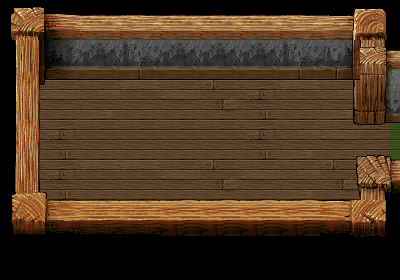

Below is a game level as drawn by its tile map, then a one-line description and the .tmx that defines it (tile-layer data replaced by summaries):
An orthogonal 10x7 tile map with 40x40 px tiles, 2 tile layers (Tile Layer 1, Tile Layer 2).

<map version="1.0" orientation="orthogonal" width="10" height="7" tilewidth="40" tileheight="40">
 <tileset firstgid="1" name="tileset2" tilewidth="40" tileheight="40">
  <image source="tileset.png" width="600" height="280" />
  <tile id="0">
   <properties>
    <property name="DUNGEON_FLOOR" value="1" />
   </properties>
  </tile>
  <tile id="1">
   <properties>
    <property name="DUNGEON_FLOOR" value="1" />
   </properties>
  </tile>
  <tile id="2">
   <properties>
    <property name="DUNGEON_FLOOR" value="1" />
   </properties>
  </tile>
  <tile id="3">
   <properties>
    <property name="DUNGEON_FLOOR" value="1" />
   </properties>
  </tile>
  <tile id="4">
   <properties>
    <property name="DUNGEON_FLOOR" value="1" />
   </properties>
  </tile>
  <tile id="5">
   <properties>
    <property name="DUNGEON_FLOOR" value="1" />
   </properties>
  </tile>
  <tile id="22">
   <properties>
    <property name="DOOR" value="1" />
   </properties>
  </tile>
  <tile id="52">
   <properties>
    <property name="DOOR" value="1" />
   </properties>
  </tile>
  <tile id="71">
   <properties>
    <property name="DOOR" value="1" />
   </properties>
  </tile>
  <tile id="72">
   <properties>
    <property name="DOOR" value="1" />
   </properties>
  </tile>
  <tile id="74">
   <properties>
    <property name="DOOR" value="1" />
   </properties>
  </tile>
 </tileset>
 <layer name="Tile Layer 1" width="10" height="7">
  <data>[70 cells, 70 non-empty, 8 distinct tile ids]</data>
 </layer>
 <layer name="Tile Layer 2" width="10" height="7">
  <data>[70 cells, 70 non-empty, 30 distinct tile ids]</data>
 </layer>
</map>
